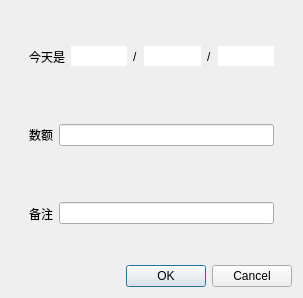
<?xml version="1.0" encoding="UTF-8"?>
<ui version="4.0">
 <class>WithdrawDialog</class>
 <widget class="QDialog" name="WithdrawDialog">
  <property name="geometry">
   <rect>
    <x>0</x>
    <y>0</y>
    <width>303</width>
    <height>298</height>
   </rect>
  </property>
  <property name="sizePolicy">
   <sizepolicy hsizetype="Preferred" vsizetype="Fixed">
    <horstretch>0</horstretch>
    <verstretch>0</verstretch>
   </sizepolicy>
  </property>
  <property name="windowTitle">
   <string>Withdraw</string>
  </property>
  <layout class="QVBoxLayout" name="verticalLayout_2">
   <item>
    <widget class="QWidget" name="widget_4" native="true">
     <layout class="QVBoxLayout" name="verticalLayout">
      <item>
       <widget class="QWidget" name="widget" native="true">
        <layout class="QHBoxLayout" name="horizontalLayout">
         <item>
          <widget class="QLabel" name="label_6">
           <property name="text">
            <string>今天是</string>
           </property>
          </widget>
         </item>
         <item>
          <widget class="QLineEdit" name="year_input">
           <property name="sizePolicy">
            <sizepolicy hsizetype="Preferred" vsizetype="Fixed">
             <horstretch>0</horstretch>
             <verstretch>0</verstretch>
            </sizepolicy>
           </property>
           <property name="mouseTracking">
            <bool>false</bool>
           </property>
           <property name="maxLength">
            <number>4</number>
           </property>
           <property name="frame">
            <bool>false</bool>
           </property>
           <property name="readOnly">
            <bool>true</bool>
           </property>
          </widget>
         </item>
         <item>
          <widget class="QLabel" name="label_4">
           <property name="text">
            <string>/</string>
           </property>
          </widget>
         </item>
         <item>
          <widget class="QLineEdit" name="month_input">
           <property name="mouseTracking">
            <bool>false</bool>
           </property>
           <property name="maxLength">
            <number>2</number>
           </property>
           <property name="frame">
            <bool>false</bool>
           </property>
           <property name="readOnly">
            <bool>true</bool>
           </property>
          </widget>
         </item>
         <item>
          <widget class="QLabel" name="label_5">
           <property name="text">
            <string>/</string>
           </property>
          </widget>
         </item>
         <item>
          <widget class="QLineEdit" name="day_input">
           <property name="mouseTracking">
            <bool>false</bool>
           </property>
           <property name="focusPolicy">
            <enum>Qt::StrongFocus</enum>
           </property>
           <property name="autoFillBackground">
            <bool>false</bool>
           </property>
           <property name="maxLength">
            <number>2</number>
           </property>
           <property name="frame">
            <bool>false</bool>
           </property>
           <property name="readOnly">
            <bool>true</bool>
           </property>
          </widget>
         </item>
        </layout>
       </widget>
      </item>
      <item>
       <widget class="QWidget" name="widget_2" native="true">
        <layout class="QHBoxLayout" name="horizontalLayout_2">
         <item>
          <widget class="QLabel" name="label_2">
           <property name="text">
            <string>数额</string>
           </property>
          </widget>
         </item>
         <item>
          <widget class="QLineEdit" name="amount_input">
           <property name="maxLength">
            <number>10</number>
           </property>
           <property name="alignment">
            <set>Qt::AlignRight|Qt::AlignTrailing|Qt::AlignVCenter</set>
           </property>
          </widget>
         </item>
        </layout>
       </widget>
      </item>
      <item>
       <widget class="QWidget" name="widget_3" native="true">
        <layout class="QHBoxLayout" name="horizontalLayout_3">
         <item>
          <widget class="QLabel" name="label_3">
           <property name="text">
            <string>备注</string>
           </property>
          </widget>
         </item>
         <item>
          <widget class="QLineEdit" name="desc_input">
           <property name="maxLength">
            <number>40</number>
           </property>
           <property name="alignment">
            <set>Qt::AlignRight|Qt::AlignTrailing|Qt::AlignVCenter</set>
           </property>
          </widget>
         </item>
        </layout>
       </widget>
      </item>
     </layout>
    </widget>
   </item>
   <item>
    <widget class="QDialogButtonBox" name="buttonBox">
     <property name="acceptDrops">
      <bool>false</bool>
     </property>
     <property name="orientation">
      <enum>Qt::Horizontal</enum>
     </property>
     <property name="standardButtons">
      <set>QDialogButtonBox::Cancel|QDialogButtonBox::Ok</set>
     </property>
     <property name="centerButtons">
      <bool>false</bool>
     </property>
    </widget>
   </item>
  </layout>
 </widget>
 <resources/>
 <connections>
  <connection>
   <sender>buttonBox</sender>
   <signal>accepted()</signal>
   <receiver>WithdrawDialog</receiver>
   <slot>accept()</slot>
   <hints>
    <hint type="sourcelabel">
     <x>248</x>
     <y>254</y>
    </hint>
    <hint type="destinationlabel">
     <x>157</x>
     <y>274</y>
    </hint>
   </hints>
  </connection>
  <connection>
   <sender>buttonBox</sender>
   <signal>rejected()</signal>
   <receiver>WithdrawDialog</receiver>
   <slot>reject()</slot>
   <hints>
    <hint type="sourcelabel">
     <x>316</x>
     <y>260</y>
    </hint>
    <hint type="destinationlabel">
     <x>286</x>
     <y>274</y>
    </hint>
   </hints>
  </connection>
 </connections>
</ui>
